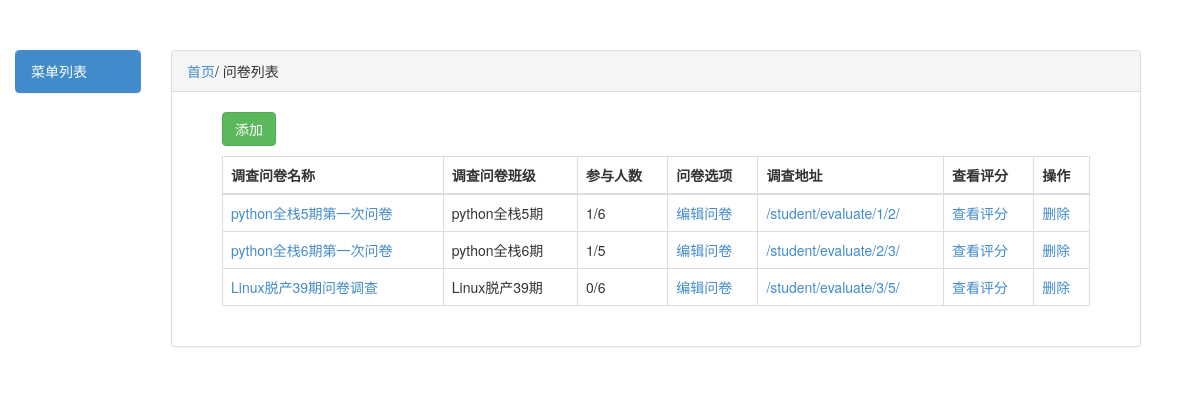
The app's page / (signed in) with its own data.
### app01/models.py (models this page shows, shortened)
class Questionnaire(models.Model):
    title = models.CharField(verbose_name="问卷标题",max_length=128)
    cls = models.ForeignKey(verbose_name="调查班级",to="ClassList")
    creator = models.ForeignKey(verbose_name="创建者",to="UserInfo")
    stu_num = models.IntegerField(verbose_name="参与人数",default=0)
    class Meta:
        verbose_name_plural = "问卷表"

class ClassList(models.Model):
    title = models.CharField(verbose_name="班级名",max_length=16)
    class Meta:
        verbose_name_plural = "班级表"

### app01/views.py (the view)
# urls.py: url(r'^$', views.index),
def index(request):
    questionnaire_list = models.Questionnaire.objects.all()
    for i in questionnaire_list:
        v = models.Answer.objects.filter(question__questionnaire=i).distinct().annotate(c = Count("user_id")).values("c").count()
        print(v)
        i.stu_num = v
    return render(request, 'index.html', locals())

### templates/index.html
{% extends 'base.html' %}
{% block page_title %}
问卷列表
{% endblock %}
{% block content %}
     <div class="panel-body ">
           <div>
                            <a href="/add_questionnaire/"><button class="btn btn-success">添加</button></a>
                            <table class="table table-bordered table-hover">
                                <thead>
                                <tr>
                                    <th>调查问卷名称</th>
                                    <th>调查问卷班级</th>
                                    <th>参与人数</th>
                                    <th>问卷选项</th>
                                    <th>调查地址</th>
                                    <th>查看评分</th>
                                    <th>操作</th>
                                </tr>
                                </thead>
                                <tbody>
                                {% for questionnaire in questionnaire_list %}
                                    <tr>
                                        <td><a href="">{{ questionnaire.title }}</a></td>
                                        <td>{{ questionnaire.cls.title }}</td>
                                        <td>{{ questionnaire.stu_num }}/{{ questionnaire.cls.student_set.all.count }}</td>
                                        <td><a href="/edit_questionnaire/{{ questionnaire.id }}/">编辑问卷</a></td>
                                        <td>
                                            <a href="/student/evaluate/{{ questionnaire.id }}/{{ questionnaire.cls.id }}/">/student/evaluate/{{ questionnaire.id }}/{{ questionnaire.cls.id }}/</a>
                                        </td>
                                        <td><a href="">查看评分</a></td>
                                        <td><a href="">删除</a></td>
                                    </tr>
                                {% endfor %}
                                </tbody>
                            </table>
                        </div>
     </div>
{% endblock %}

### templates/base.html (shortened to what this page needs)
<!DOCTYPE html>
<html lang="en">
<head>
    <link rel="stylesheet" href="/static/css/bootstrap.min.css">
    <link rel="stylesheet" href="/static/css/edit_questionnaire.css">
</head>
<body>
<div class="container-fluid">
    <div class="row">
        <div class="col-md-2">
            <div class="panel panel-primary">
                <div class="panel-heading">
                    菜单列表
                </div>
            </div>
        </div>
        <div class="col-md-10">
            <div class="panel panel-default">
                <div class="panel-heading"><a href="/">首页</a>/{% block page_title %}{% endblock %}</div>
            {% block content %}
            {% endblock %}
            </div>
        </div>
    </div>
</div>
</body>
</html>

### static/css/edit_questionnaire.css (style rules this page uses)
.col-md-2 { width: 13%; }
.panel-body { padding: 20px 50px; }
.container-fluid { margin-top: 50px }
.table { margin-top: 10px; }

### records on screen
Questionnaire: title "python全栈5期第一次问卷", cls "python全栈5期", stu_num "1", cls.student_set.all.count "6", id "1", cls.id "2"
Questionnaire: title "python全栈6期第一次问卷", cls "python全栈6期", stu_num "1", cls.student_set.all.count "5", id "2", cls.id "3"
Questionnaire: title "Linux脱产39期问卷调查", cls "Linux脱产39期", stu_num "0", cls.student_set.all.count "6", id "3", cls.id "5"
